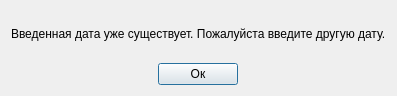
<?xml version="1.0" encoding="UTF-8"?>
<ui version="4.0">
 <class>Dialog_err_date_spec</class>
 <widget class="QDialog" name="Dialog_err_date_spec">
  <property name="geometry">
   <rect>
    <x>0</x>
    <y>0</y>
    <width>354</width>
    <height>96</height>
   </rect>
  </property>
  <property name="windowTitle">
   <string>Dialog</string>
  </property>
  <layout class="QVBoxLayout" name="verticalLayout">
   <item alignment="Qt::AlignHCenter">
    <widget class="QLabel" name="label">
     <property name="text">
      <string>Введенная дата уже существует. Пожалуйста введите другую дату.</string>
     </property>
    </widget>
   </item>
   <item alignment="Qt::AlignHCenter">
    <widget class="QPushButton" name="pushButton">
     <property name="text">
      <string>Ок</string>
     </property>
    </widget>
   </item>
  </layout>
 </widget>
 <resources/>
 <connections/>
</ui>
